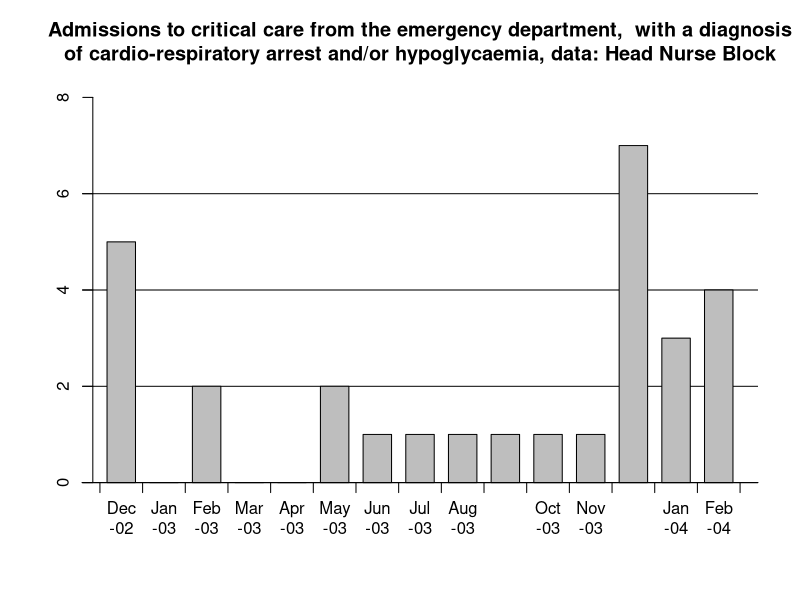
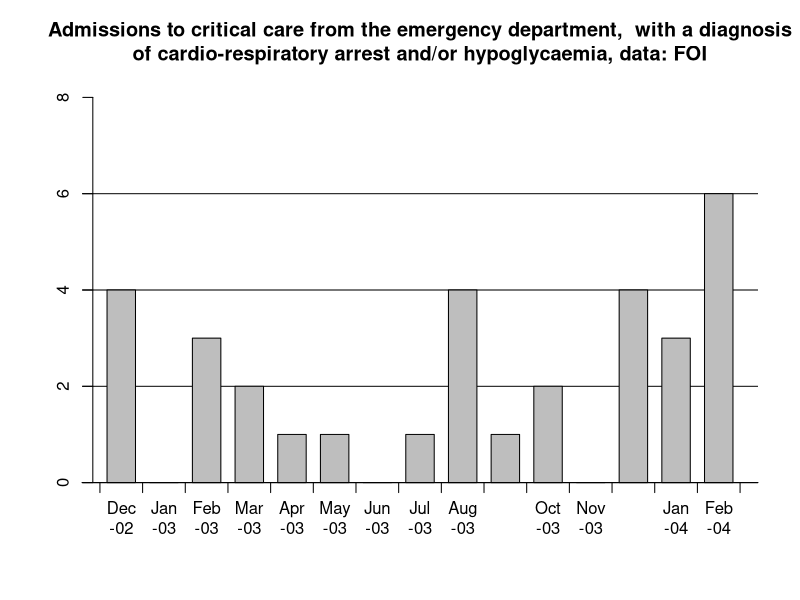

Write the R code that produced these figures, in order.
setwd("/Users/richard/Desktop/FarewellLecture")

year <- rep(2000:2010, c(rep(12, 11))); year <- c(rep(1999,2), year, rep(2011,5))
month <- c(11:12, rep(1:12, 11), 1:5)
zeros <- c(rep("", 2), rep( c(rep("0",9), rep("",3)), 11), rep("0", 5))
data <- read.csv("1090 CCU.csv", header = FALSE, sep = ";")
data.mat <- t(as.matrix(data))
Resp <- as.integer(data.mat[3:141,17])
Cardio <- as.integer(data.mat[3:141,29])
Hypo <- as.integer(data.mat[3:141,41])
Adm <- as.integer(data.mat[3:141,48])
date <- paste(year, paste(zeros, month, sep = ""), sep="-")
Adm.ts <- ts(Adm, start = c(1999,11), frequency = 12)
# plot(Adm.ts, ylim = c(0, 800))
Cardio.ts <- ts(Cardio, start = c(1999,11), frequency = 12)
Resp.ts <- ts(Resp, start = c(1999,11), frequency = 12)
Hypo.ts <- ts(Hypo, start = c(1999,11), frequency = 12)
All.ts <- Cardio.ts + Resp.ts + Hypo.ts
januaries <- (month == 1)
# plot(All.ts, ylim = c(0,10))
# ts.plot(Adm.ts/1000, januaries.ts)
# ts.plot(All.ts/10, januaries.ts)
Adm.stl <- stl(Adm.ts, s.window = 21)
# plot(Adm.stl)
All <- Cardio + Resp + Hypo
Allper100Adm <- 100 * All / Adm
AllPer100Adm.ts <- ts(Allper100Adm,  start = c(1989,11), frequency = 12)
# plot(AllPer100Adm.ts)
AllPer100Adm.stl <- stl(AllPer100Adm.ts, s.window = 21)
# plot(AllPer100Adm.stl)
januaries.ts <- ts(januaries, start = c(1999,11), frequency = 12)
# ts.plot(Adm.ts/1000, januaries.ts)
# ts.plot(All.ts/10, januaries.ts)


fromCCtoEDwCRorHypo <- c(5, 0, 2, 0, 0, 2, 1, 1, 1, 1, 1, 1, 7, 3, 4)
Months <- c("Jan", "Feb", "Mar", "Apr", "May", "Jun", "Jul", "Aug", "Sep", "Oct", "Nov", "Dec"); 
    Months <- c("Dec", Months, "Jan", "Feb")
Year <- c("02", rep("03", 12), "04", "04")
Dates <- paste(Months, Year, sep="\n-")

fromCCtoEDwCRorHypo.FOI <- All[(year == 2002 & month == 12) | (year == 2003) | (year ==2004 & month <= 2) ]



plot(NULL, xlim=c(0.5,22.5), ylim=c(0,8), ylab="", xlab="",
    main = paste("Admissions to critical care from the emergency department, ",
    "with a diagnosis\nof cardio-respiratory arrest and/or hypoglycaemia, data: Head Nurse Block"), 
    axes = FALSE)
abline(h = c(0, 2, 4, 6))
barplot(height = fromCCtoEDwCRorHypo, names.arg = Dates, space = 0.5,
    axes = FALSE, add = TRUE)
axis(side = 2, at = c(0, 2, 4, 6, 8), labels = TRUE, tick = TRUE,
     pos = 0, outer = FALSE, font = NA, lty = "solid")
axis(side = 1, at = 1.5*(-1:20) - 1.25, labels = FALSE, tick = TRUE,
     pos = 0, outer = FALSE, font = NA, lty = "solid")


     
plot(NULL, xlim=c(0.5,22.5), ylim=c(0,8), ylab="", xlab="",
    main = paste("Admissions to critical care from the emergency department, ",
    "with a diagnosis\nof cardio-respiratory arrest and/or hypoglycaemia, data: FOI"), 
    axes = FALSE)
abline(h = c(0, 2, 4, 6))
barplot(height = fromCCtoEDwCRorHypo.FOI, names.arg = Dates, space = 0.5,
    axes = FALSE, add = TRUE)
axis(side = 2, at = c(0, 2, 4, 6, 8), labels = TRUE, tick = TRUE,
     pos = 0, outer = FALSE, font = NA, lty = "solid")
axis(side = 1, at = 1.5*(-1:20) - 1.25, labels = FALSE, tick = TRUE,
     pos = 0, outer = FALSE, font = NA, lty = "solid")
     
     
     
pdf("Barplot_Block.pdf", width = 9, height = 4.5)

graphics.off()



pdf("Barplot_FOI.pdf", width = 9, height = 4.5)

graphics.off()
